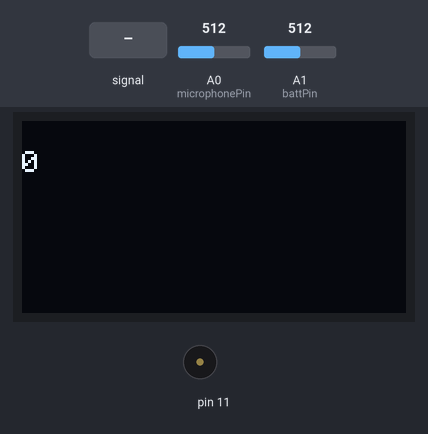
A sketch run on a simulated Arduino Uno, built with avr-gcc and run on an emulated ATmega328P. Parts: 128×64 one-colour display, buzzer (waves = sounding). Inputs (shaded band) come from the test bench; at power-on: A0 (microphonePin) = 512, A1 (battPin) = 512. What the sketch prints to the serial monitor is not drawn.

Above: at 1.2 s.
1.3 s: A0 (microphonePin) fed a 200 Hz sine of ±460 counts around its level
At 2.5 s:
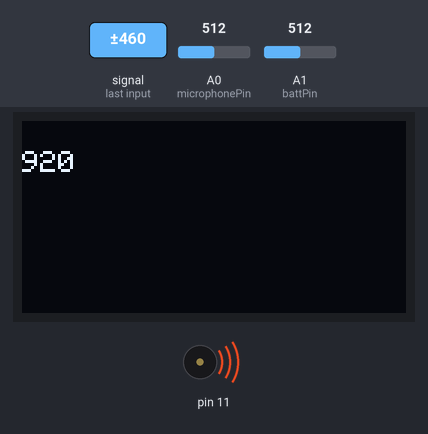
2.8 s: A0 (microphonePin) set to 1010
At 3.3 s:
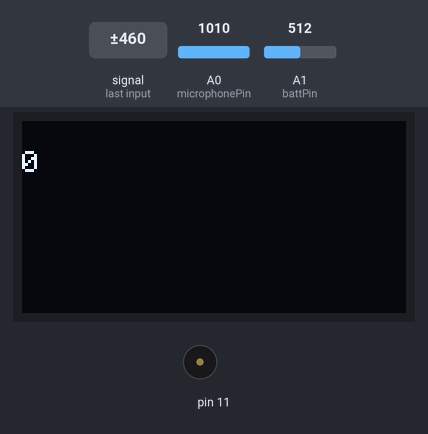
4.4 s: A0 (microphonePin) set to 1020
6.0 s: A0 (microphonePin) set to 990
At 6.14 s:
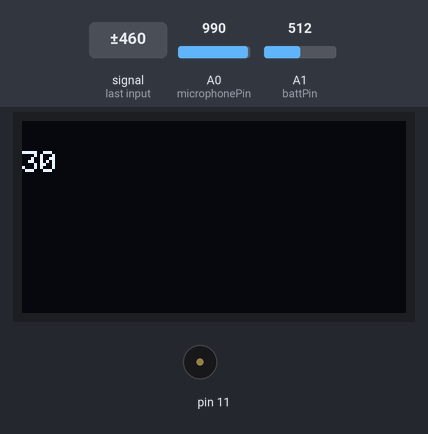
Timing chart, 0 to 8.7 s (numbered marks = the images above; inputs shaded):
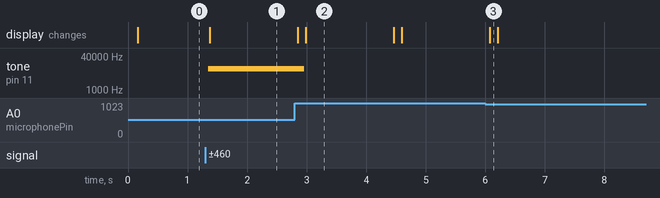

The sketch:

circuit-project.ino
```cpp
//initial define
#include <SPI.h>
#include <Wire.h>
#include <Adafruit_GFX.h>
#include <Adafruit_SH1106.h>

#define OLED_RESET 4
Adafruit_SH1106 display(OLED_RESET);

#if (SH1106_LCDHEIGHT != 64)
#error("Height incorrect, please fix Adafruit_SH1106.h!");
#endif

//system define
const int microphonePin = A0;
int delta;

const int battPin = A1;
int value = 0;
float voltage;
float perc;

void setup()
{
  Serial.begin(9600);
  display.begin(SH1106_SWITCHCAPVCC, 0x3C);  // initialize with the I2C addr 0x3D (for the 128x64)
}

void loop()
{

  int mn = 1024;
  int mx = 0;

  for (int i = 0; i < 1000; ++i)
  {

    int val = analogRead(microphonePin);

    mn = min(mn, val);
    mx = max(mx, val);
  }

  delta = mx - mn;
  noTone(11);
  if (delta > 700)
  {
    tone(11, 10000);
  }
  //  Serial.print("Min=");
  //  Serial.print(mn);
  //  Serial.print(" Max=");
  //  Serial.print(mx);
  //  Serial.print(" Delta=");
  Serial.println(delta);

  value = analogRead(battPin);
  voltage = value * 5.0 / 1023;
  perc = map(voltage, 3.6, 4.2, 0, 50);
  Serial.print("Voltage= ");
  Serial.println(voltage);
  //  Serial.print("Battery level= ");
  //  Serial.print(perc);
  //  Serial.println(" %");

  //delay(250);
  updateValue(delta);
}

void updateChart() {

}

void updateValue(int value) {
  display.clearDisplay();
  display.setTextSize(1);          // text size
  display.setTextColor(WHITE);
  display.setCursor(0, 10);        // position to display
  display.println(value); // text to display
  display.display();               // show on OLED
}
```

Measured:
- after the input at 1.3 s, tone on pin 11: silent → 10000 Hz after 0.05 s; the display: changes after 0.07 s (image 1)
- after the input at 2.8 s, tone on pin 11: 10000 Hz → silent after 0.16 s; the display: first changes after 0.05 s (image 2 shows a later state)
- after the input at 6.0 s, the display: changes after 0.07 s (image 3)
